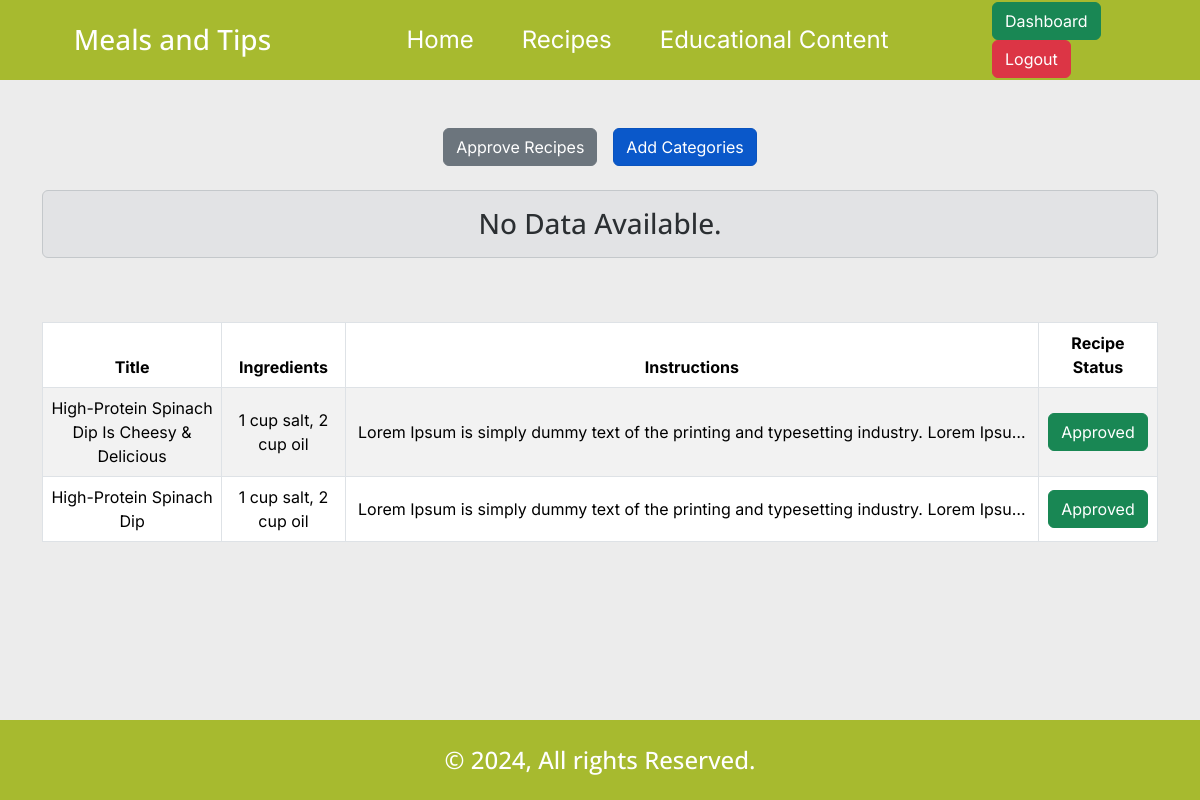
Page /adminDashboard.php (signed in) on the committed database.
### tables this page shows
CREATE TABLE `recipes` (
  `id` int(11) NOT NULL,
  `recipe_title` varchar(255) NOT NULL,
  `ingredients` text NOT NULL,
  `instructions` text NOT NULL,
  `nutritionist_id` int(11) NOT NULL,
  `cat_id` int(11) NOT NULL,
  `recipe_status` enum('0','1','2') NOT NULL DEFAULT '0',
  `recipe_img` text DEFAULT NULL
);

### adminDashboard.php (the view, shortened to what this page needs)
<?php
require_once 'core/database.php';
?>
<!DOCTYPE html>
<html lang="en">
<head>
    <?php include 'includes/external_css.php'; ?>
    <link rel="stylesheet" href="css/style.min.css">
</head>
<body id="adminDashboard">
    <?php include_once 'includes/header.php'; ?>
    <div class="container mx-auto mt-5">
        <div class="row">
            <div class="tab-buttons col-12 d-flex gap-3 justify-content-center">
                <a href="#!" class="btn btn-secondary">Approve Recipes</a>
                <a href="#!" class="btn btn-primary active">Add Categories</a>
            </div>
        </div>
        <div class="row content-wrapper">
            <div class="col-12 mx-auto mt-4">
                <div class="row">
                    <div class="col-12 mb-5">
                        <?php
                        $getRecipe_Q = $db->query("CALL `get_recipes_list_in_review`()");
                        if (mysqli_num_rows($getRecipe_Q) > 0):
                        ?>
                            <table id="example" class="align-middle text-center table table-striped table-bordered">
                                <thead>
                                    <tr>
                                        <th>Title</th>
                                        <th>Ingredients</th>
                                        <th>Instructions</th>
                                        <th>Recipe Image</th>
                                        <th>Recipe Status</th>
                                        <th>Action</th>
                                    </tr>
                                </thead>
                                <tbody>
                                    <?php while ($recipe_list = mysqli_fetch_object($getRecipe_Q)): ?>
                                        <tr>
                                            <td><?= $recipe_list->recipe_title ?></td>
                                            <td><?= $recipe_list->ingredients ?></td>
                                            <td><span title="<?= $recipe_list->instructions ?>" class="line-clamp-1"><?= $recipe_list->instructions ?></span>
                                            </td>
                                            <td>
                                                <img class="d-block mx-auto" src="img/recipe/<?= $recipe_list->recipe_img ?>" alt="recipe_img_<?= $recipe_list->recipe_id ?>" width="50" height="50">
                                            </td>
                                            <td>
                                                <?php if ($recipe_list->recipe_status == '0'): ?>
                                                    <span class="btn btn-secondary">in-review</span>
                                                <?php else: ?>
                                                    <span class="btn btn-success">approved</span>
                                                <?php endif; ?>
                                            </td>
                                            <td>
                                                <a href="#!" data-id="<?= $recipe_list->recipe_id ?>" class="btn btn-sm btn-primary btn-update" data-bs-toggle="modal" data-bs-target="#editModal">Edit</a>
                                                <a href="#!" data-id="<?= $recipe_list->recipe_id ?>" class="btn btn-sm btn-danger btn-del">Delete</a>
                                            </td>
                                        </tr>
                                    <?php endwhile; ?>
                                </tbody>
                            </table>
                        <?php else: ?>
                            <h3 class="text-center alert alert-secondary">No Data Available.</h3>
                        <?php endif;
                        $db->next_result(); ?>
                    </div>
                    <div class="col-12">
                        <?php
                        $getRecipe1_Q = $db->query("CALL `get_recipes_list_approved`()");
                        if (mysqli_num_rows($getRecipe1_Q) > 0):
                        ?>
                            <table id="example1" class="align-middle text-center table table-striped table-bordered">
                                <thead>
                                    <tr>
                                        <th>Title</th>
                                        <th>Ingredients</th>
                                        <th>Instructions</th>
                                        <th>Recipe Status</th>
                                    </tr>
                                </thead>
                                <tbody>
                                    <?php while ($recipe_list_ = mysqli_fetch_object($getRecipe1_Q)): ?>
                                        <tr>
                                            <td><?= $recipe_list_->recipe_title ?></td>
                                            <td><?= $recipe_list_->ingredients ?></td>
                                            <td><span title="<?= $recipe_list_->instructions ?>" class="line-clamp-1"><?= $recipe_list_->instructions ?></span></td>
                                            <td>
                                                <?php if ($recipe_list_->recipe_status == '0'): ?>
                                                    <span class="btn btn-secondary">In-Review</span>
                                                <?php else: ?>
                                                    <span class="btn btn-success">Approved</span>
                                                <?php endif; ?>
                                            </td>
                                        </tr>
                                    <?php endwhile; ?>
                                </tbody>
                            </table>
                        <?php else: ?>
                        <?php endif;
                        $db->next_result(); ?>
                    </div>
                </div>
            </div>
        </div>
    </div>
    <div class="toast-container position-fixed bottom-0 end-0 p-3">
    </div>
    <?php include_once 'includes/footer.php'; ?>
</body>
</html>

### rows in the picture
recipes: recipe_title "High-Protein Spinach Dip Is Cheesy & Delicious", ingredients "1 cup salt, 2 cup oil", instructions "Lorem Ipsum is simply dummy text of the printing and typesetting industry. Lorem…", recipe_status "Approved"
recipes: recipe_title "High-Protein Spinach Dip", ingredients "1 cup salt, 2 cup oil", instructions "Lorem Ipsum is simply dummy text of the printing and typesetting industry. Lorem…", recipe_status "Approved"

### other values in the picture
TITLE "Meals and Tips"
